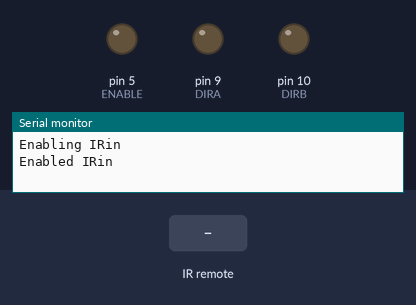
Recording of a sketch running on a simulated Arduino Mega 2560, built with avr-gcc and run on an emulated ATmega2560. Parts: output pins drawn as LEDs (lit = HIGH), the last lines printed to the serial monitor. The inputs (shaded band) are chosen by the test bench.

Above: at 1.2 s.
1.3 s: infrared code 0xFF30CF received
At 2.2 s:
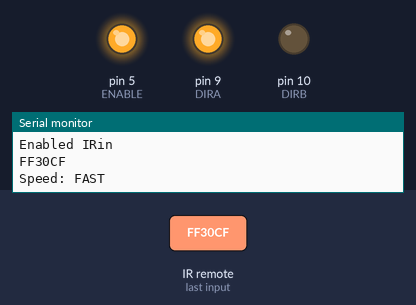
2.8 s: infrared code 0xFF18E7 received
At 5.5 s:
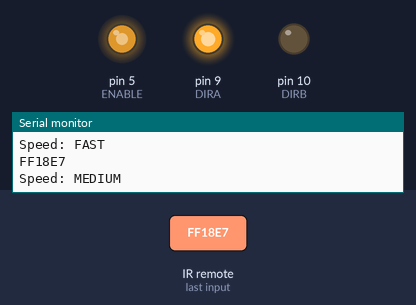
5.8 s: infrared code 0xFF7A85 received
At 8.2 s:
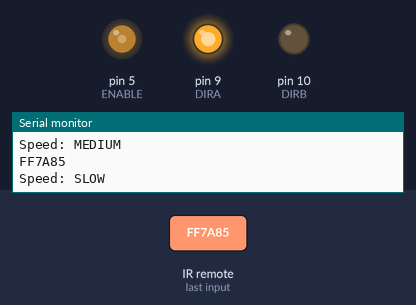
8.8 s: infrared code 0xFF30CF received
Timing chart, 0 to 15.1 s (numbered marks = the images above; inputs shaded):
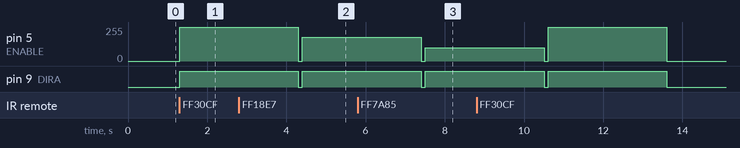

Measured:
- after the input at 1.3 s, pin 5 (ENABLE): 0/255 → 255/255 at once; pin 9 (DIRA): LOW → HIGH at once

The sketch:

remote_fan.ino
```cpp
#include <IRremote.h>

#define ENABLE 5
#define DIRA 9
#define DIRB 10
#define RECV_PIN 11

const int SPEED_FAST = 255; // 速い
const int SPEED_MEDIUM = 180; // 中
const int SPEED_SLOW = 100; // 遅い

IRrecv irrecv(RECV_PIN);
decode_results results;

void setup() {
  pinMode(ENABLE,OUTPUT);
  pinMode(DIRA,OUTPUT);
  pinMode(DIRB,OUTPUT);
  Serial.begin(9600);
  Serial.println("Enabling IRin");\
  irrecv.enableIRIn(); // 受信開始
  Serial.println("Enabled IRin");
}


void loop() {
  if (irrecv.decode(&results)) {
    Serial.println(results.value, HEX);
    controlFan(results.value);
    irrecv.resume(); // 受信を待機
  }
    delay(100);
}


void controlFan(unsigned long command) {
  if (command == 0xFF30CF) { //ボタン1
    Serial.println("Speed: FAST");
    runFan(SPEED_FAST);
  }else if (command == 0xFF18E7) { //ボタン2
    Serial.println("Speed: MEDIUM");
    runFan(SPEED_MEDIUM);
  }else if (command == 0xFF7A85) { // ボタン3
    Serial.println("Speed: SLOW");
    runFan(SPEED_SLOW);
  }
}


void runFan(int speed) {
  analogWrite(ENABLE, speed);
  digitalWrite(DIRA, HIGH);
  digitalWrite(DIRB, LOW);

  delay(3000); //3秒間回転

  analogWrite(ENABLE, 0); //停止
  digitalWrite(DIRA, LOW);
  digitalWrite(DIRB, LOW);
}
```
